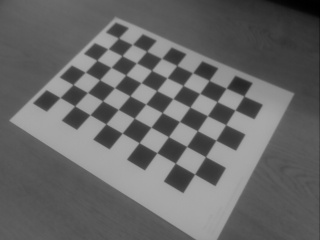
#> input picture study/images/chessboard/frame01.jpg, 320 x 240 px, found by its file name
$ python imageHough.py
#> lines starting #> are read from the running program, lines starting #| are printed output that depends on the picture; after the words box and inside, x2 and y2 are one past the last pixel; in counts of white or black regions, pixels touching at a corner belong together
#-*- coding:utf-8-*-
import cv2
import numpy as np

img = cv2.imread(r'images\chessboard\frame01.jpg')
#> img is the input picture: shape (240, 320, 3); min 0, max 171, mean 102.9
img_original = img.copy()
gray = cv2.cvtColor(img, cv2.COLOR_BGR2GRAY)
edges = cv2.Canny(gray,50,150,apertureSize=3)
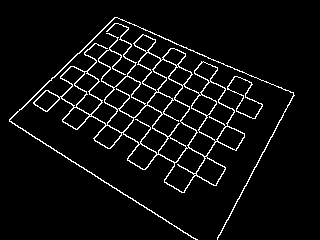
#> edges: shape (240, 320); 5.4% white in thin lines or dots, all inside (x1, y1, x2, y2) = (9, 17, 295, 240)

lines = cv2.HoughLines(edges,1,np.pi/180,130)
#> lines = [[54, 2.09], [98, 2.13], [92, 0.803], [-29, 1.97], [38, 2.08], [303, 0.489]]

for i in xrange(len(lines)):
    for rho, theta in lines[i]:
        a = np.cos(theta)
        b = np.sin(theta)
        x0 = a*rho
        y0 = b*rho
        x1 = int(x0 + 1000*(-b))
        y1 = int(y0+1000*(a))
        x2 = int(x0 - 1000*(-b))
        y2 = int(y0 -1000*(a))

        cv2.line(img,(x1,y1),(x2,y2),(0,0,255),2)
#> this loop made 6 passes
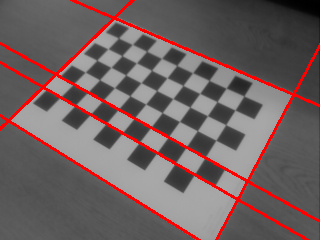
#> img: shape (240, 320, 3); 6.05% of pixels changed, all inside (x1, y1, x2, y2) = (0, 0, 320, 240)

res = np.vstack((img_original,img))
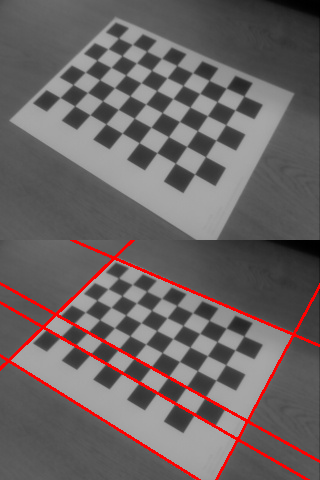
#> res: shape (480, 320, 3); mean B, G, R 99.4, 99.4, 107.2
cv2.imshow('img',res)
cv2.waitKey(0)
cv2.destroyAllWindows()

$ run again, with study/images/chessboard/frame02.jpg copied over study/images/chessboard/frame01.jpg
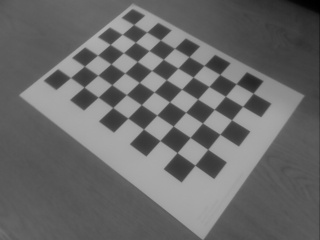
#> input picture study/images/chessboard/frame02.jpg, 320 x 240 px, found by its file name
#> img is the input picture: shape (240, 320, 3); min 0, max 177, mean 104.8
#> `edges = cv2.Canny(gray,50,150,apertureSize=3)`:
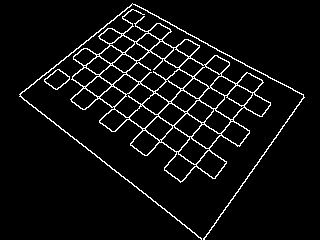
#> edges: shape (240, 320); 5.6% white in thin lines or dots, all inside (x1, y1, x2, y2) = (19, 3, 305, 240)
#> lines = [[304, 0.611], [64, 2.23], [-7, 2.15], [23, 2.18], [8, 2.16], [-21, 2.13], [-59, 2.06]]
#> the loop `for i in xrange(len(lines)):` made 7 passes
#> `res = np.vstack((img_original,img))`:
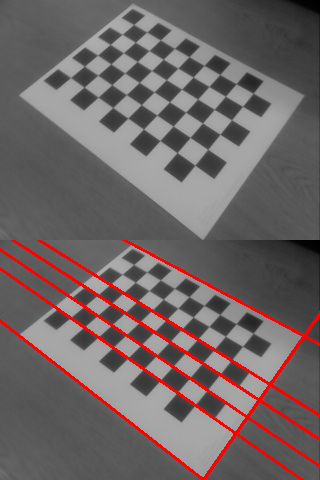
#> res: shape (480, 320, 3); mean B, G, R 100.2, 100.2, 110.6

$ run again, with study/images/chessboard/frame03.jpg copied over study/images/chessboard/frame01.jpg
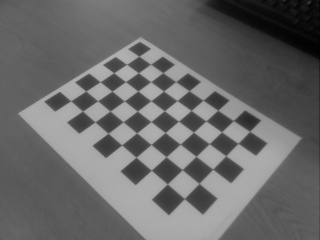
#> input picture study/images/chessboard/frame03.jpg, 320 x 240 px, found by its file name
#> img is the input picture: shape (240, 320, 3); min 0, max 180, mean 105
#> `edges = cv2.Canny(gray,50,150,apertureSize=3)`:
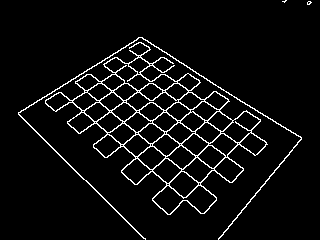
#> edges: shape (240, 320); 5.4% white in thin lines or dots
#> lines = [[17, 2.25], [3, 2.23], [29, 2.29], [-7, 2.2], [-19, 2.18], [-43, 2.13], [105, 1.01], [-31, 2.16]]
#> the loop `for i in xrange(len(lines)):` made 8 passes
#> `res = np.vstack((img_original,img))`:
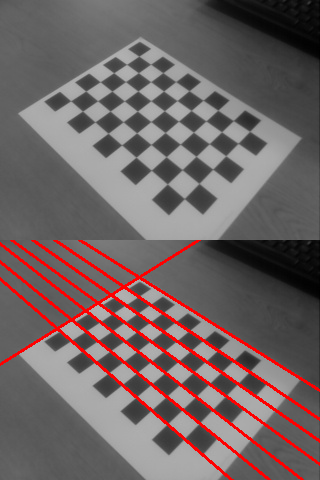
#> res: shape (480, 320, 3); mean B, G, R 99.1, 99.1, 111.9

$ run again, with study/images/chessboard/frame04.jpg copied over study/images/chessboard/frame01.jpg
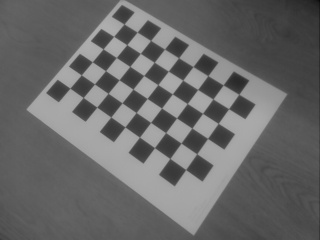
#> input picture study/images/chessboard/frame04.jpg, 320 x 240 px, found by its file name
#> img is the input picture: shape (240, 320, 3); min 7, max 178, mean 104
#> `edges = cv2.Canny(gray,50,150,apertureSize=3)`:
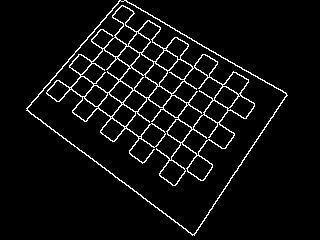
#> edges: shape (240, 320); 5.4% white in thin lines or dots, all inside (x1, y1, x2, y2) = (26, 0, 288, 236)
#> lines = [[-62, 2.09], [-15, 2.15], [32, 2.18], [-29, 2.13], [17, 2.16], [71, 2.22], [-1, 2.16]]
#> the loop `for i in xrange(len(lines)):` made 7 passes
#> `res = np.vstack((img_original,img))`:
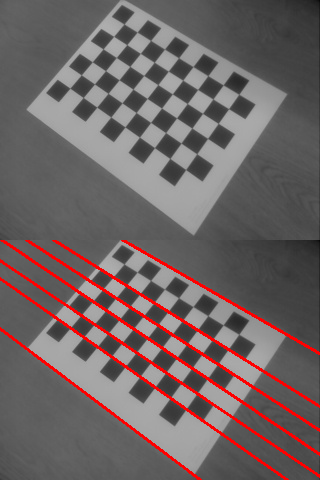
#> res: shape (480, 320, 3); mean B, G, R 99.1, 99.1, 110.2
